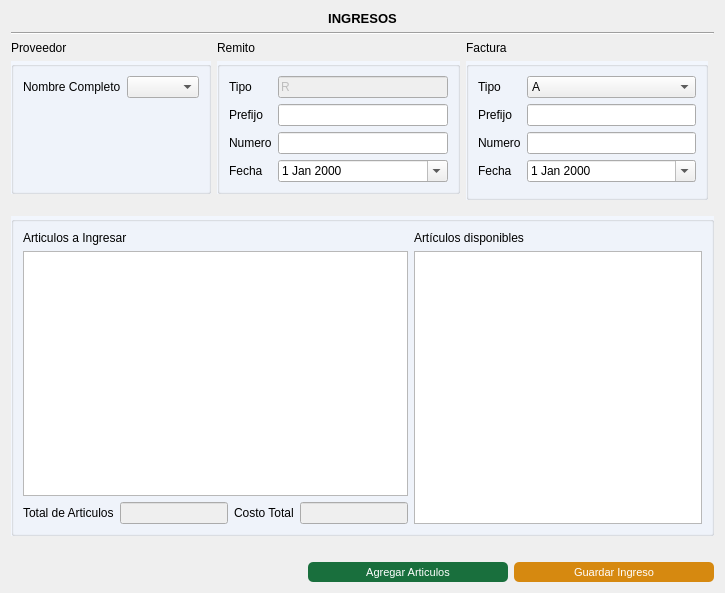
<?xml version="1.0" encoding="UTF-8"?>
<ui version="4.0">
 <class>Form</class>
 <widget class="QWidget" name="Form">
  <property name="geometry">
   <rect>
    <x>0</x>
    <y>0</y>
    <width>725</width>
    <height>593</height>
   </rect>
  </property>
  <property name="sizePolicy">
   <sizepolicy hsizetype="Expanding" vsizetype="Preferred">
    <horstretch>0</horstretch>
    <verstretch>0</verstretch>
   </sizepolicy>
  </property>
  <property name="windowTitle">
   <string>Form</string>
  </property>
  <property name="autoFillBackground">
   <bool>false</bool>
  </property>
  <layout class="QGridLayout" name="gridLayout_2">
   <item row="0" column="0">
    <layout class="QGridLayout" name="gridLayout_6" rowstretch="0,0,0,0,0,0,0,0,0,0,4,0,0">
     <item row="9" column="0" rowspan="2" colspan="4">
      <widget class="QGroupBox" name="group_tabla">
       <property name="styleSheet">
        <string notr="true">#group_tabla{
	background-color: #F2F6FD;
	}</string>
       </property>
       <property name="title">
        <string/>
       </property>
       <layout class="QGridLayout" name="gridLayout" rowstretch="10,800,0,0" columnstretch="4,3">
        <item row="1" column="0" rowspan="2">
         <widget class="QTableView" name="tbl_ingresos">
          <property name="focusPolicy">
           <enum>Qt::TabFocus</enum>
          </property>
          <property name="editTriggers">
           <set>QAbstractItemView::AnyKeyPressed|QAbstractItemView::DoubleClicked</set>
          </property>
          <property name="tabKeyNavigation">
           <bool>true</bool>
          </property>
          <attribute name="horizontalHeaderStretchLastSection">
           <bool>false</bool>
          </attribute>
          <attribute name="verticalHeaderVisible">
           <bool>false</bool>
          </attribute>
         </widget>
        </item>
        <item row="3" column="0">
         <layout class="QHBoxLayout" name="Totales">
          <item>
           <widget class="QLabel" name="label_total_cant">
            <property name="text">
             <string>Total de Articulos</string>
            </property>
           </widget>
          </item>
          <item>
           <widget class="QLineEdit" name="tot_cant">
            <property name="enabled">
             <bool>false</bool>
            </property>
            <property name="focusPolicy">
             <enum>Qt::NoFocus</enum>
            </property>
           </widget>
          </item>
          <item>
           <widget class="QLabel" name="label_total_costo">
            <property name="text">
             <string>Costo Total</string>
            </property>
           </widget>
          </item>
          <item>
           <widget class="QLineEdit" name="tot_cost">
            <property name="enabled">
             <bool>false</bool>
            </property>
            <property name="focusPolicy">
             <enum>Qt::NoFocus</enum>
            </property>
           </widget>
          </item>
         </layout>
        </item>
        <item row="0" column="0">
         <widget class="QLabel" name="label_6">
          <property name="text">
           <string>Articulos a Ingresar</string>
          </property>
         </widget>
        </item>
        <item row="1" column="1" rowspan="3">
         <widget class="QTableView" name="tbl_articulos">
          <property name="focusPolicy">
           <enum>Qt::ClickFocus</enum>
          </property>
          <property name="tabKeyNavigation">
           <bool>false</bool>
          </property>
          <attribute name="horizontalHeaderStretchLastSection">
           <bool>false</bool>
          </attribute>
         </widget>
        </item>
        <item row="0" column="1">
         <widget class="QLabel" name="label_7">
          <property name="text">
           <string>Artículos disponibles</string>
          </property>
         </widget>
        </item>
       </layout>
      </widget>
     </item>
     <item row="11" column="0" colspan="4">
      <spacer name="horizontalSpacer_2">
       <property name="orientation">
        <enum>Qt::Horizontal</enum>
       </property>
       <property name="sizeHint" stdset="0">
        <size>
         <width>40</width>
         <height>20</height>
        </size>
       </property>
      </spacer>
     </item>
     <item row="0" column="0" rowspan="2" colspan="4">
      <widget class="QLabel" name="label">
       <property name="font">
        <font>
         <family>MS Shell Dlg 2</family>
         <pointsize>10</pointsize>
         <weight>75</weight>
         <bold>true</bold>
         <underline>false</underline>
         <strikeout>false</strikeout>
         <stylestrategy>PreferDefault</stylestrategy>
         <kerning>true</kerning>
        </font>
       </property>
       <property name="text">
        <string>INGRESOS</string>
       </property>
       <property name="alignment">
        <set>Qt::AlignCenter</set>
       </property>
      </widget>
     </item>
     <item row="12" column="0" colspan="4">
      <layout class="QHBoxLayout" name="Botones">
       <item>
        <spacer name="horizontalSpacer">
         <property name="orientation">
          <enum>Qt::Horizontal</enum>
         </property>
         <property name="sizeHint" stdset="0">
          <size>
           <width>40</width>
           <height>20</height>
          </size>
         </property>
        </spacer>
       </item>
       <item>
        <widget class="QPushButton" name="btn_agregar_art">
         <property name="sizePolicy">
          <sizepolicy hsizetype="Expanding" vsizetype="Expanding">
           <horstretch>0</horstretch>
           <verstretch>0</verstretch>
          </sizepolicy>
         </property>
         <property name="maximumSize">
          <size>
           <width>200</width>
           <height>200</height>
          </size>
         </property>
         <property name="focusPolicy">
          <enum>Qt::StrongFocus</enum>
         </property>
         <property name="styleSheet">
          <string notr="true">#btn_agregar_art{
	background-color: #196F3D;
	color: #ffffff;
	font-family: 'Ariall';
	font-size: 11px;
	border-radius: 5px;
	}

#btn_agregar_art:hover{
	background-color: #04B431;
	}</string>
         </property>
         <property name="text">
          <string>Agregar Articulos</string>
         </property>
         <property name="icon">
          <iconset>
           <normaloff>../ico/insert_to_shopping_cart.ico</normaloff>../ico/insert_to_shopping_cart.ico</iconset>
         </property>
         <property name="iconSize">
          <size>
           <width>40</width>
           <height>40</height>
          </size>
         </property>
        </widget>
       </item>
       <item>
        <widget class="QPushButton" name="btn_guardar">
         <property name="sizePolicy">
          <sizepolicy hsizetype="Expanding" vsizetype="Expanding">
           <horstretch>0</horstretch>
           <verstretch>0</verstretch>
          </sizepolicy>
         </property>
         <property name="maximumSize">
          <size>
           <width>200</width>
           <height>200</height>
          </size>
         </property>
         <property name="focusPolicy">
          <enum>Qt::StrongFocus</enum>
         </property>
         <property name="styleSheet">
          <string notr="true">#btn_guardar{
	background-color: #D68910  ;
	color: #ffffff;
	font-family: 'Ariall';
	font-size: 11px;
	border-radius: 5px;
	}

#btn_guardar:hover{
	background-color: #F1C40F ;
	}</string>
         </property>
         <property name="text">
          <string>Guardar Ingreso</string>
         </property>
         <property name="icon">
          <iconset>
           <normaloff>../ico/save.ico</normaloff>../ico/save.ico</iconset>
         </property>
         <property name="iconSize">
          <size>
           <width>40</width>
           <height>40</height>
          </size>
         </property>
        </widget>
       </item>
      </layout>
     </item>
     <item row="6" column="0" rowspan="3" colspan="4">
      <spacer name="horizontalSpacer_3">
       <property name="orientation">
        <enum>Qt::Horizontal</enum>
       </property>
       <property name="sizeHint" stdset="0">
        <size>
         <width>10</width>
         <height>10</height>
        </size>
       </property>
      </spacer>
     </item>
     <item row="3" column="2">
      <widget class="QLabel" name="label_3">
       <property name="sizePolicy">
        <sizepolicy hsizetype="Expanding" vsizetype="Expanding">
         <horstretch>0</horstretch>
         <verstretch>0</verstretch>
        </sizepolicy>
       </property>
       <property name="font">
        <font>
         <weight>50</weight>
         <bold>false</bold>
        </font>
       </property>
       <property name="text">
        <string>Factura</string>
       </property>
      </widget>
     </item>
     <item row="2" column="0" colspan="4">
      <widget class="Line" name="line">
       <property name="orientation">
        <enum>Qt::Horizontal</enum>
       </property>
      </widget>
     </item>
     <item row="4" column="2" rowspan="2">
      <widget class="QGroupBox" name="group_factura">
       <property name="sizePolicy">
        <sizepolicy hsizetype="Expanding" vsizetype="Expanding">
         <horstretch>0</horstretch>
         <verstretch>0</verstretch>
        </sizepolicy>
       </property>
       <property name="styleSheet">
        <string notr="true">#group_factura{
	background-color: #F2F6FD;
	}</string>
       </property>
       <property name="title">
        <string/>
       </property>
       <layout class="QFormLayout" name="formLayout">
        <property name="formAlignment">
         <set>Qt::AlignLeading|Qt::AlignLeft|Qt::AlignTop</set>
        </property>
        <item row="2" column="0">
         <widget class="QLabel" name="label_tipo">
          <property name="text">
           <string>Tipo</string>
          </property>
         </widget>
        </item>
        <item row="2" column="1">
         <widget class="QComboBox" name="fact_tipo">
          <property name="focusPolicy">
           <enum>Qt::StrongFocus</enum>
          </property>
          <item>
           <property name="text">
            <string>A</string>
           </property>
          </item>
          <item>
           <property name="text">
            <string>B</string>
           </property>
          </item>
          <item>
           <property name="text">
            <string>C</string>
           </property>
          </item>
         </widget>
        </item>
        <item row="5" column="0">
         <widget class="QLabel" name="label_numero">
          <property name="text">
           <string>Numero</string>
          </property>
         </widget>
        </item>
        <item row="5" column="1">
         <widget class="QLineEdit" name="fact_numero">
          <property name="focusPolicy">
           <enum>Qt::StrongFocus</enum>
          </property>
         </widget>
        </item>
        <item row="6" column="0">
         <widget class="QLabel" name="label_fecha">
          <property name="text">
           <string>Fecha</string>
          </property>
         </widget>
        </item>
        <item row="6" column="1">
         <widget class="QDateEdit" name="fact_fecha">
          <property name="focusPolicy">
           <enum>Qt::NoFocus</enum>
          </property>
          <property name="calendarPopup">
           <bool>true</bool>
          </property>
         </widget>
        </item>
        <item row="3" column="0">
         <widget class="QLabel" name="label_prefijo_fact">
          <property name="text">
           <string>Prefijo</string>
          </property>
         </widget>
        </item>
        <item row="3" column="1">
         <widget class="QLineEdit" name="fact_prefijo">
          <property name="focusPolicy">
           <enum>Qt::StrongFocus</enum>
          </property>
         </widget>
        </item>
       </layout>
      </widget>
     </item>
     <item row="4" column="1">
      <widget class="QGroupBox" name="group_remito">
       <property name="sizePolicy">
        <sizepolicy hsizetype="Expanding" vsizetype="Expanding">
         <horstretch>0</horstretch>
         <verstretch>0</verstretch>
        </sizepolicy>
       </property>
       <property name="styleSheet">
        <string notr="true">#group_remito{
	background-color: #F2F6FD;
	}</string>
       </property>
       <property name="title">
        <string/>
       </property>
       <layout class="QFormLayout" name="formLayout_4">
        <item row="1" column="0">
         <widget class="QLabel" name="label_tipo_2">
          <property name="text">
           <string>Tipo</string>
          </property>
         </widget>
        </item>
        <item row="1" column="1">
         <widget class="QLineEdit" name="rem_tipo">
          <property name="enabled">
           <bool>false</bool>
          </property>
          <property name="focusPolicy">
           <enum>Qt::NoFocus</enum>
          </property>
          <property name="text">
           <string>R</string>
          </property>
         </widget>
        </item>
        <item row="3" column="0">
         <widget class="QLabel" name="label_prefijo">
          <property name="text">
           <string>Prefijo</string>
          </property>
         </widget>
        </item>
        <item row="3" column="1">
         <widget class="QLineEdit" name="rem_prefijo">
          <property name="focusPolicy">
           <enum>Qt::StrongFocus</enum>
          </property>
         </widget>
        </item>
        <item row="4" column="0">
         <widget class="QLabel" name="label_numero_2">
          <property name="text">
           <string>Numero</string>
          </property>
         </widget>
        </item>
        <item row="4" column="1">
         <widget class="QLineEdit" name="rem_numero">
          <property name="focusPolicy">
           <enum>Qt::StrongFocus</enum>
          </property>
         </widget>
        </item>
        <item row="5" column="0">
         <widget class="QLabel" name="label_fecha_2">
          <property name="text">
           <string>Fecha</string>
          </property>
         </widget>
        </item>
        <item row="5" column="1">
         <widget class="QDateEdit" name="rem_fecha">
          <property name="focusPolicy">
           <enum>Qt::ClickFocus</enum>
          </property>
          <property name="calendarPopup">
           <bool>true</bool>
          </property>
         </widget>
        </item>
       </layout>
      </widget>
     </item>
     <item row="4" column="0">
      <widget class="QGroupBox" name="group_proveedor">
       <property name="sizePolicy">
        <sizepolicy hsizetype="Preferred" vsizetype="Expanding">
         <horstretch>0</horstretch>
         <verstretch>0</verstretch>
        </sizepolicy>
       </property>
       <property name="styleSheet">
        <string notr="true">#group_proveedor{
	background-color: #F2F6FD;
	}</string>
       </property>
       <property name="title">
        <string/>
       </property>
       <layout class="QFormLayout" name="formLayout_2">
        <item row="2" column="0">
         <widget class="QLabel" name="label_nombre_3">
          <property name="text">
           <string>Nombre Completo</string>
          </property>
         </widget>
        </item>
        <item row="2" column="1">
         <widget class="QComboBox" name="prov_proveedor">
          <property name="editable">
           <bool>false</bool>
          </property>
         </widget>
        </item>
       </layout>
      </widget>
     </item>
     <item row="3" column="1">
      <widget class="QLabel" name="label_2">
       <property name="sizePolicy">
        <sizepolicy hsizetype="Expanding" vsizetype="Expanding">
         <horstretch>0</horstretch>
         <verstretch>0</verstretch>
        </sizepolicy>
       </property>
       <property name="font">
        <font>
         <weight>50</weight>
         <bold>false</bold>
        </font>
       </property>
       <property name="text">
        <string>Remito</string>
       </property>
      </widget>
     </item>
     <item row="3" column="0">
      <widget class="QLabel" name="label_4">
       <property name="font">
        <font>
         <weight>50</weight>
         <bold>false</bold>
        </font>
       </property>
       <property name="text">
        <string>Proveedor</string>
       </property>
      </widget>
     </item>
    </layout>
   </item>
  </layout>
 </widget>
 <tabstops>
  <tabstop>prov_proveedor</tabstop>
  <tabstop>rem_prefijo</tabstop>
  <tabstop>rem_numero</tabstop>
  <tabstop>fact_tipo</tabstop>
  <tabstop>fact_prefijo</tabstop>
  <tabstop>fact_numero</tabstop>
  <tabstop>tbl_ingresos</tabstop>
  <tabstop>btn_agregar_art</tabstop>
  <tabstop>btn_guardar</tabstop>
 </tabstops>
 <resources/>
 <connections/>
</ui>
